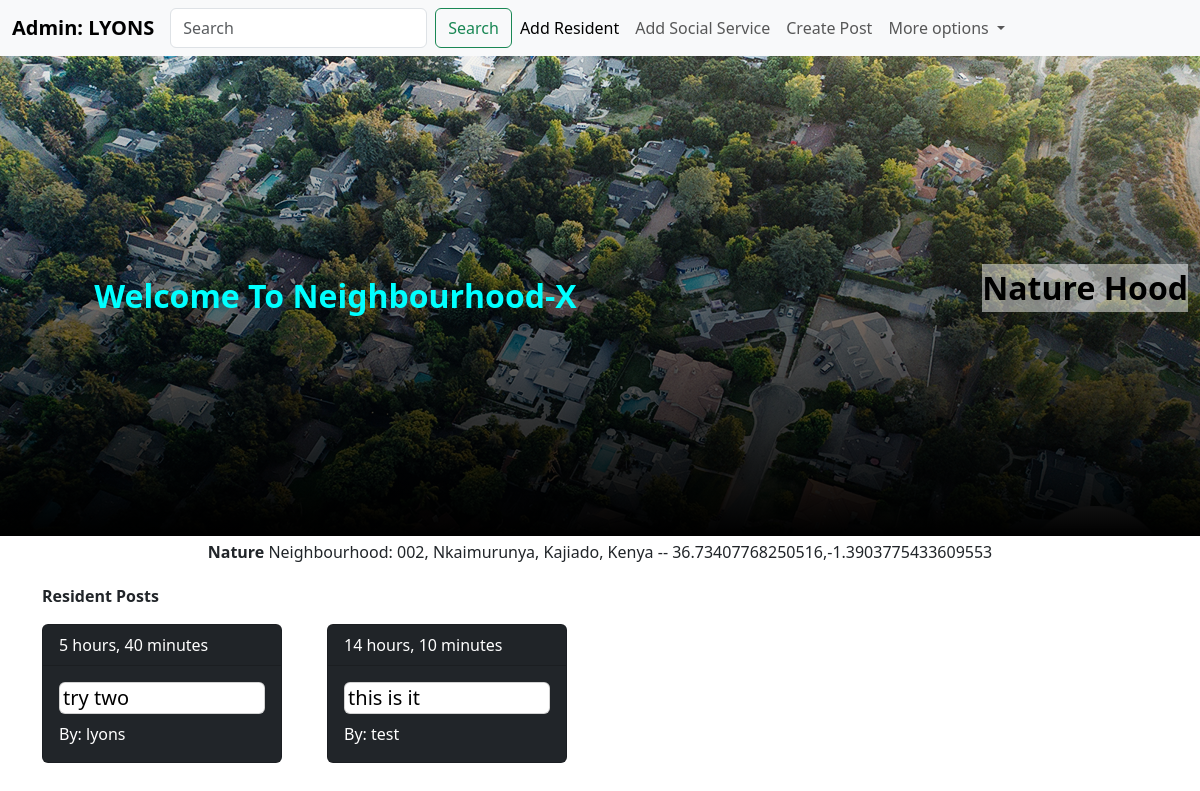
Before: /admin-dashboard/ (signed in) with the older database file.
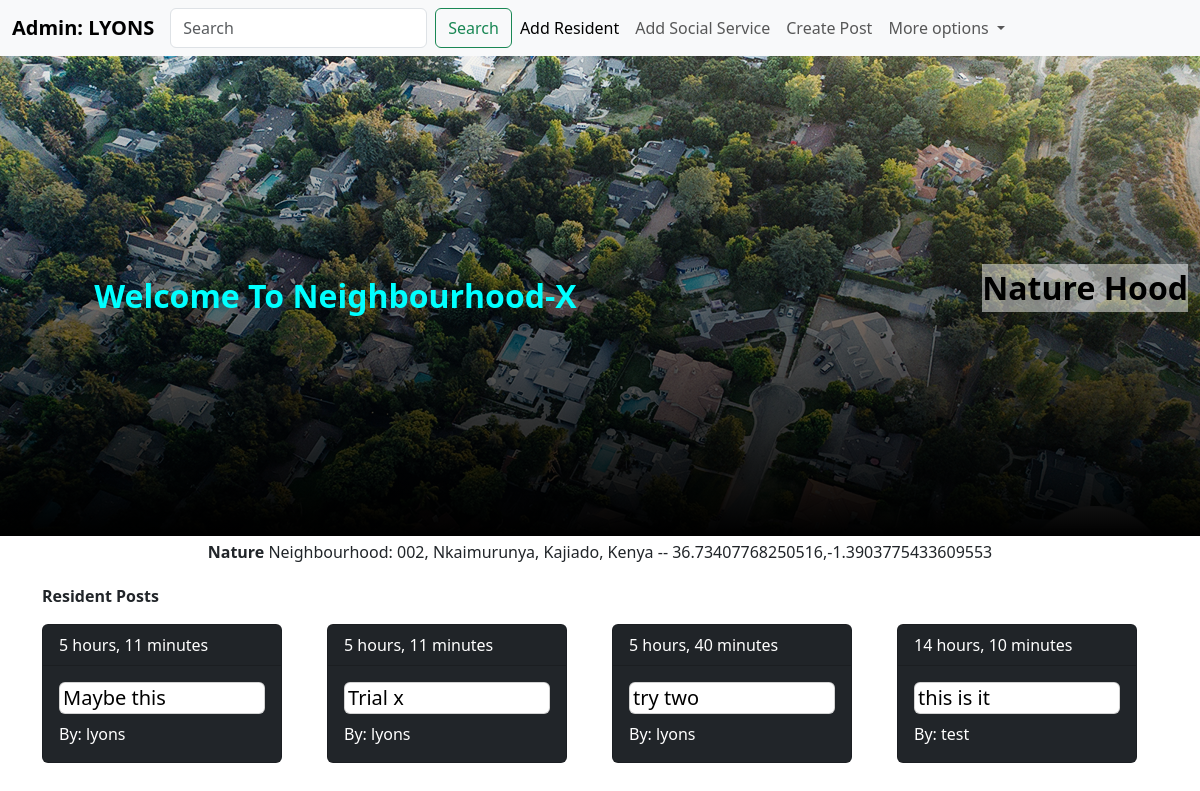
After: the same page with the newer database file.
### neighbourhoodx/models.py (models this page shows, shortened)
class Neighbourhood(models.Model):
    admin = models.ForeignKey(Administrator, on_delete=models.CASCADE)
    name = models.CharField(max_length=30)
    location = LocationField(map_attrs={"center": [36.74,  -1.39], "marker_color": "red"})
    occupants = models.IntegerField(default=1, blank=True)
    address = AddressAutoHiddenField()
    class Meta:
        verbose_name = 'Neighbourhood'
        verbose_name_plural = 'Neighbourhoods'

class Administrator(models.Model):
    user = models.ForeignKey(User, on_delete=models.CASCADE)
    profile_photo = models.ImageField()
    class Meta:
        verbose_name = 'Administrator'
        verbose_name_plural = 'Administrators'

class Post(models.Model):
    poster = models.ForeignKey(User, on_delete=models.SET_NULL, null=True)
    neighbourhood = models.ForeignKey(Neighbourhood, on_delete=models.CASCADE)
    body = models.TextField()
    posted = models.DateTimeField(auto_now_add=True)
    class Meta:
        verbose_name = 'Post'
        verbose_name_plural = 'Posts'
        ordering = ['-posted']

### neighbourhoodx/views.py (the view)
# urls.py: path('admin-dashboard/', views.adminDashboard, name="adminDashboard"),
@login_required(login_url='login')
def adminDashboard(request):
    user = request.user
    try:
        administrator = Administrator.objects.get(user = user)
    except:
        raise Http404()
    try:
        get_neighbourhood = Neighbourhood.objects.get(admin = administrator)
    except:
        get_neighbourhood = None
    if get_neighbourhood != None:
        posts = get_neighbourhood.post_set.all()
        n_long = get_neighbourhood.location[0]
        n_lat = get_neighbourhood.location[1]
        social_services = SocialServices.objects.filter(neighbourhood = get_neighbourhood)
        m = folium.Map(location=[n_lat, n_long], zoom_start=10)
        folium.Marker([n_lat, n_long],
            popup=f'<strong>{get_neighbourhood.name}</strong> Neighbourhood',
            tooltip='Click here for more',
            icon=folium.Icon(icon='home', color='blue')
            ).add_to(m)
        folium.CircleMarker(
            [n_lat, n_long],
            tooltip=f'<strong>{get_neighbourhood.name}</strong> Neighbourhood',
            popup='Join our neighbourhood',
            radius = 100,
            color='blue',
            fill=True,
            fill_color='aqua'
            ).add_to(m)
        if social_services != None:
            for service in social_services:
                s_long = service.location[0]
                s_lat = service.location[1]
                folium.Marker([s_lat, s_long],
                    popup=f'<strong>{service.name}</strong>',
                    tooltip='Click here for more',
                    icon=folium.Icon(icon='cloud', color='red')
                    ).add_to(m),
        else:
            posts = None
    else:
        return redirect(setUpNeighbourhood)
    m = m._repr_html_() #html representation
    context = {'map': m, 'hood': get_neighbourhood, 'posts':posts}
    return render(request, 'neighbourhoodx/admin_dashboard.html', context)

### neighbourhoodx/templates/neighbourhoodx/admin_dashboard.html (shortened to what this page needs)
{% extends 'main.html' %}
{% load bootstrap5 %}
{% block content %}
<nav class="navbar navbar-expand-lg navbar-light bg-light">
    <div class="container-fluid">
        <a class="navbar-brand" href="{% url 'adminDashboard' %}"><strong>Admin: {{hood.admin.user.username | upper}} </strong></a>
        <div class="collapse navbar-collapse" id="navbarSupportedContent">
            <ul class="navbar-nav me-auto mb-2 mb-lg-0">
                <form class="d-flex">
                    <input class="form-control me-2" type="search" placeholder="Search" aria-label="Search">
                    <button class="btn btn-outline-success" type="submit">Search</button>
                </form>
                <li class="nav-item">
                    <a class="nav-link active" aria-current="page" href="{% url 'add-resident' %}">Add Resident</a>
                </li>
                <li class="nav-item">
                    <a class="nav-link" href="{% url 'social-services' %}">Add Social Service</a>
                </li>
                <li class="nav-item">
                    <a class="nav-link" href="{% url 'post' %}">Create Post</a>
                </li>
                <li class="nav-item dropdown">
                    <a class="nav-link dropdown-toggle" href="#" id="navbarDropdown" role="button"
                        data-bs-toggle="dropdown" aria-expanded="false">
                        More options
                    </a>
                </li>
            </ul>
        </div>
    </div>
</nav>
<div class="container-fluid admin">
    <div class="admin-blank">
        <strong class="text-center">Welcome To Neighbourhood-X</strong>
    </div>
    <div class="admin-map">
        <p class="text-center p-txt">{{hood.name}} Hood</p>
    </div>
</div>
<div class="container">
    <p class="text-center p-1"><strong>{{hood.name}}</strong> Neighbourhood: {{hood.address}} -- {{hood.location}}</p>
    <p><strong>Resident Posts</strong></p>
    <div class="row">
        {% for post in posts %}
        <div class="col-md-3">
            <div class="card text-white bg-dark mb-1" style="max-width: 15rem; max-height: 9rem;">
                <div class="card-header">{{post.posted | timesince}}</div>
                <div class="card-body">
                    <h5 class="card-title card post-card">{{post.body}}</h5>
                    <p class="card-text">By: {{post.poster}}</p>
                </div>
            </div>
        </div>
        {% endfor %}
    </div>
</div>
<br>
{% endblock content %}

### templates/main.html (shortened to what this page needs)
{% load bootstrap5 %}
{% load static %}
<!DOCTYPE html>
<html lang="en">
<head>
    <link rel="stylesheet" href="https://cdnjs.cloudflare.com/ajax/libs/font-awesome/6.1.0/css/all.min.css"
 />
    <link rel="stylesheet" href="https://cdnjs.cloudflare.com/ajax/libs/font-awesome/6.0.0/css/all.min.css"
 />
    {% block style %}
    {% bootstrap_css %}
    <link rel="stylesheet" type="text/css" href="{% static 'css/main.css' %}">
    {% endblock style %}
    {% load mapbox_location_field_tags %}
</head>
<body>
    {% block content %}
    {% endblock content %}
</body>
</html>

### static/css/main.css (style rules this page uses)
.nav-item { color: black; }
.admin { height: 60vh; background: linear-gradient(to bottom, rgba(0, 153, 145, 0), rgba(0, 0, 0, 70)), url('../images/adminbg.jpg'); background-size: cover; background-repeat: no-repeat; display: flex; align-items: center; justify-content: space-between; }
.admin-blank { height: 60vh; width: 55%; display: flex; align-items: center; justify-content: center; color: aqua; font-weight: 900; font-size: 2rem; }
.admin-map { color: aqua; font-weight: 900; font-size: 1.2rem; }
.p-txt { font-weight: 900; font-size: 2rem; background-color: rgba(255, 255, 255, 0.473); color: rgb(0, 0, 0); text-align: center; }
.post-card { color: black; padding: 1.5%; }

Changed rows visible on the page:
added Post: posted "5 hours, 11 minutes", body "Maybe this", poster "lyons"
added Post: posted "5 hours, 11 minutes", body "Trial x", poster "lyons"
